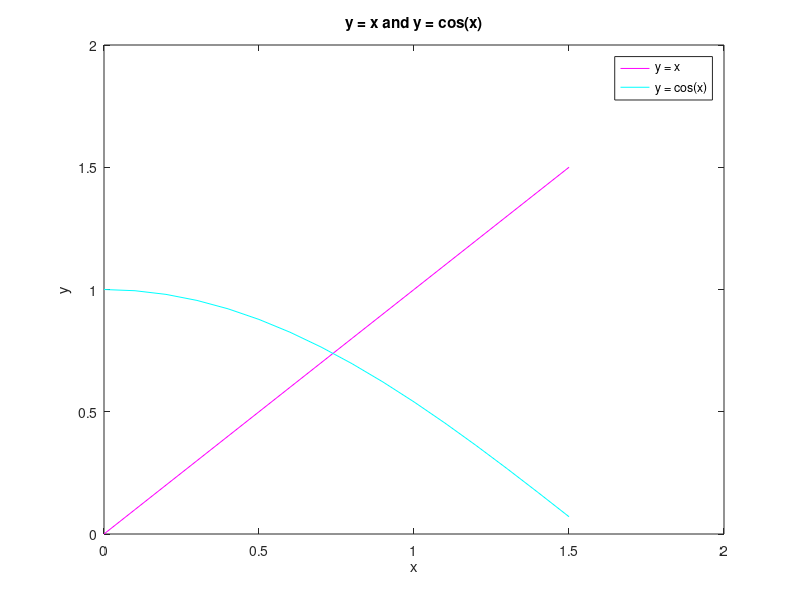

Write MATLAB code to recreate this figure.
% 1. Iterate

% Domain.
x = 0:0.1:1.5;

% Equations.
y1 = x;
y2 = cos(x);

% Plot.
plot(x, y1, 'm', x, y2, 'c');
title('y = x and y = cos(x)')
xlabel('x')
ylabel('y')
legend('y = x', 'y = cos(x)')

% Initial value of x.
xi = 0.5;

% Initialization/cutoff variable for while loop.
cut = 1;

% While loop solving x = cos(x).
while(cut > 10e-5)
   
    x1 = xi;
    xi = cos(xi);
    cut = abs(x1-xi);
end

% Display result.
D = ['The solution to x = cos(x) is at: x = ', num2str(xi)];
disp(D);